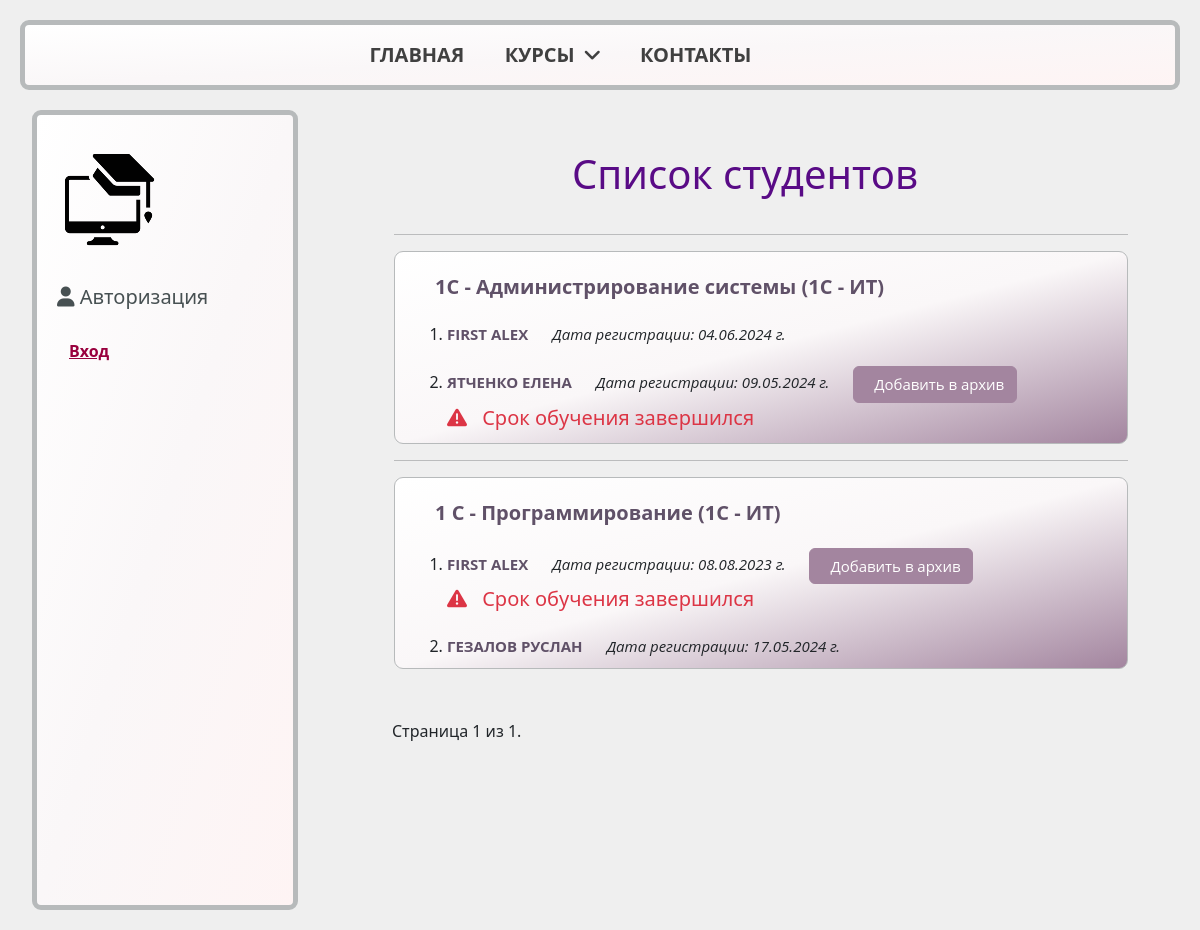
Page /students/a on the earlier database version.
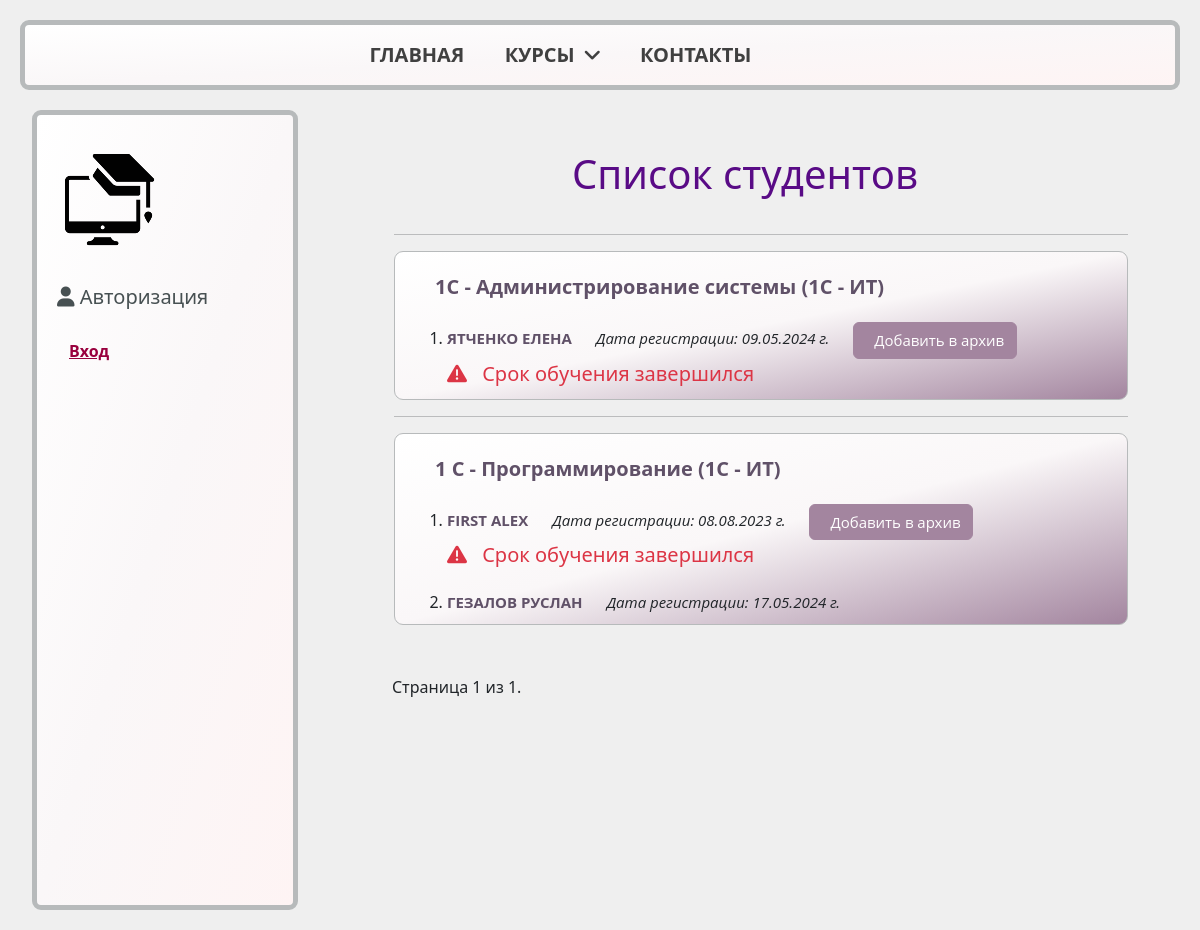
Same page on the later database version.
### students_app/models.py (models this page shows, shortened)
class Course(models.Model):
    name = models.CharField(max_length=200)
    category = models.ForeignKey(
        Category, on_delete=models.SET_NULL, null=True)
    summary = models.TextField(
        max_length=1000, help_text="Краткое описание курса")
    lasting = models.IntegerField(
        default=1, help_text="Продолжительность курса, в месяцах"
    )
    cost = models.DecimalField(
        max_digits=8, decimal_places=2, help_text="Стоимость в месяц, азн"
    )
    added = models.DateField(auto_now_add=True)
    rating = models.DecimalField(
        max_digits=3, decimal_places=2, blank=True, null=True)
    is_deleted = models.BooleanField(default=False)
    deleted = models.DateField(auto_now=True)
    views_num = models.IntegerField(default=0)
    class Meta:
        ordering = ["-name"]

class Category(models.Model):
    name = models.CharField(
        max_length=100,
        verbose_name="Наименование",
        help_text="Категория курса (e.g. 1C - ИТ, 1C - Консалтинг)",
    )
    flag = models.CharField(
        max_length=10,
        verbose_name="Сокращение",
        default="nonamed",
        help_text="Только латинские символы в нижнем регистре, БЕЗ пробелов",
        unique=True,
    )
    class Meta:
        verbose_name = "Category"
        verbose_name_plural = "Categories"
    def __str__(self):
        return self.name

class Student(models.Model):
    related_user = models.ForeignKey(User, on_delete=models.CASCADE)
    name = models.CharField(verbose_name="Имя", max_length=50)
    surname = models.CharField(verbose_name="Фамилия", max_length=100)
    phone = models.CharField(verbose_name="Номер телефона", max_length=50)
    date_of_birth = models.DateField()
    course = models.ForeignKey(Course, on_delete=models.PROTECT)
    photo = models.ImageField(upload_to="images/", blank=True, null=True)
    @property
    def full_name(self):
        return f"{self.surname} {self.name}"
    STUDENT_STATUS = [
        ("r", "requested"),
        ("a", "approved"),
        ("f", "finished"),
    ]
    status = models.CharField(
        max_length=50,
        choices=STUDENT_STATUS,
        default="r",
        help_text="Статус студента",
    )
    request_date = models.DateField(auto_now_add=True)
    reg_date = models.DateField(blank=True, null=True)
    updated = models.DateField(auto_now=True)
    @property
    def is_finished(self):
        days = self.course.lasting * 30
        if self.reg_date and date.today() > self.reg_date + timedelta(days=days):
            return True
        return False
    is_paid = models.BooleanField(default=False)
    is_deleted = models.BooleanField(default=False)
    deleted = models.DateField(auto_now=True)
    class Meta:
        ordering = ["name"]
    def get_absolute_url(self):
        return reverse("student-detail", args=[str(self.id)])

### students_app/views.py (the view)
# urls.py: path("students/<str:status>", views.students, name="students"),
def students(request, status):
    student_list = Student.objects.filter(status=status, is_deleted=False)
    courses = set([student.course for student in student_list])
    paginator = Paginator(list(courses), 2)  # Show 2 contacts per page.
    page_number = request.GET.get("page")
    page_obj = paginator.get_page(page_number)
    return render(
        request,
        "students_app/students_list.html",
        context={"status": status, "page_obj": page_obj,
                 "student_list": student_list},
    )

### students_app/templates/students_app/students_list.html (shortened to what this page needs)
{% extends "base.html" %}
{% block content %}
<h1>{% if status == 'r' %}Заявки на обучение{% elif status == 'a' %}Список студентов
    {% elif status == 'f' %}Архив студентов{% endif %}</h1>
{% if student_list %}
<ul>
    {% for course in page_obj %}
    <hr>
    <div class="mine-block block-text">
        <p class="mine-ref course-list"><strong>{{ course.name }} ({{course.category}})</strong></p>
        <ol>
            {% for student in student_list %}
            {% if student.course == course %}
            <li class="m-top-20">
                <a class="mine-ref student" href="{{ student.get_absolute_url }}">{{ student.full_name|upper }}</a>
                {% if status == 'a' %}
                <span class="mark-line"><em>Дата регистрации: {{student.reg_date|date:"d.m.Y"}} г.</em>
                    {% endif %}
                    {% if student.is_finished and student.status != 'f' %}
                    <a class=" btn btn-mine bottom-ref-left mark-line"
                        href="{% url 'student-archive' student.pk %}?next={{request.path}}">Добавить в архив</a>
                </span>
                <br>
                <span class="{% if student.is_finished %}text-danger{% endif %} m-top-15">
                    <i class="fas fa-triangle-exclamation icons-sm"></i> Срок обучения завершился</span>
                {% endif %}
            </li>
            {% endif %}
            {% endfor %}
        </ol>
    </div>
    {% endfor %}
</ul>
{% else %}
<p class="info-text"> <i class="fas fa-circle-exclamation icons"></i>
    {% if status == 'r' %} К сожалению, новых заявок на обучение нет
    {% elif status == 'a' %} Студентов нет
    {% elif status == 'f' %} Архив студентов пуст{% endif %}</p>
{% endif %}
{% endblock %}
{% block pagination %}
<div class="pagination">
    <span class="page-links">
        <span class="page-current">
            Страница {{ page_obj.number }} из {{ page_obj.paginator.num_pages }}.
        </span>
    </span>
</div>
{% endblock %}

### templates/base.html (shortened to what this page needs)
{% load static %}
<html lang="en">
<head>
    <link rel="stylesheet" href="https://cdn.jsdelivr.net/npm/bootstrap@5.3.2/dist/css/bootstrap.min.css" />
    <link rel="stylesheet" href="https://cdnjs.cloudflare.com/ajax/libs/font-awesome/6.0.0-beta2/css/all.min.css">
    <link rel="stylesheet" href="{% static 'students_app/css/styles.css' %}" />
</head>
<body>
    <header>
        <nav>
            <ul class="topmenu">
                <li><a href="/">Главная</a></li>
                <li><a href="/" class="submenu-link">Курсы</a>
                </li>
                <li><a href="{% url 'contacts' %}">Контакты</a></li>
            </ul>
        </nav>
    </header>
    <div class="container-fluid">
        <div class="row">
            <div class="col-sm-3">
                <aside>
                    <img class="sidebar-nav" src="{% static 'students_app/images/logo_img.png' %}" alt="logo">
                    <h5 class="sidebar-nav"><i class="fas fa-user"></i> Авторизация</h5>
                    <ul>
                        {% if user.is_authenticated %}
                        <li style="font-size: 20px; margin-top: 5px;">
                            {{ user.first_name|upper }} {{ user.last_name|upper }}</li>
                        <li style="margin-top: 5px;"><a href="{% url 'logout' %}">Выход</a></li>
                        {% else %}
                        <li><a href="{% url 'login' %}?next={{request.path}}">Вход</a></li>
                        {% endif %}
                    </ul>
                </aside>
            </div>
            <div class="col-sm-9">
                <div class="content">
                    {% block content %}{% endblock %}
                    <p>{% block pagination %}{% endblock %}</p>
                </div>
            </div>
        </div>
    </div>
</body>
</html>

### students_app/static/students_app/css/styles.css (style rules this page uses)
.sidebar-nav { overflow: hidden; margin-top: 35px; margin-left: 20px; list-style: none; color: rgb(71, 80, 82); }
* { box-sizing: border-box; }
body { margin: 20; background-color: #efefef; }
body h1, body h2 { text-align: center; }
h1, h3, h4, h5 { color: rgb(89, 11, 134); padding-bottom: 20px; }
body p { margin: 10px auto 10px 20px; }
header { background: linear-gradient(to bottom right, white, rgb(250, 247, 248), rgb(254, 244, 244)); text-align: center; border: 5px solid rgb(183, 186, 187); border-radius: 9px; }
header a { text-decoration: none; outline: none; display: block; transition: .3s ease-in-out; }
aside { margin-top: 20px; background: linear-gradient(to bottom right, white, rgb(250, 247, 248), rgb(254, 244, 244)); padding-bottom: 20; border: 5px solid rgb(183, 186, 187); height: 100vh; border-radius: 9px; }
aside ul li { color: #530856; display: block; margin-top: 10px; font-family: 'Open Sans', sans-serif; font-weight: bold; }
.mine-block { display: block; background: linear-gradient(to bottom right, white, rgb(250, 247, 248), #a3859f); border: 1px solid rgb(183, 186, 187); border-radius: 9px; }
.block-text { position: relative; padding: 10px 20px; }
.mark-line { font-size: 15px; font-family: 'Open Sans', sans-serif; padding-left: 20px; }
.mine-ref { color: rgb(96, 81, 104); }
.course-list { font-weight: bold; font-size: 20px; }
aside a { display: block; font-family: 'Open Sans', sans-serif; transition: transform .3s ease; color: rgb(153 0 62); }
.student { font-weight: bold; font-size: 15px; font-family: 'Open Sans', sans-serif; text-decoration: none; }
.m-top-15 { margin-top: 15px; }
.m-top-20 { margin-top: 20px; }
.bottom-ref-left { margin-left: 20px; }
.icons-sm { padding-right: 10px; }
.content { margin: 20 auto; padding: 40; }
.pagination { margin-top: 50px; margin-left: 30px; }
.btn-mine { --bs-btn-color: #fff; --bs-btn-bg: #a3859f; --bs-btn-border-color: #a3859f; --bs-btn-hover-color: #1d1c1c; --bs-btn-hover-bg: #a3859f; --bs-btn-hover-border-color: #a3859f; --bs-btn-focus-shadow-rgb: 49, 132, 253; --bs-btn-active-color: #fff; --bs-btn-active-bg: #a3859f; --bs-btn-active-border-color: #a3859f; --bs-btn-active-shadow: inset 0 3px 5px #a3859f; --bs-btn-disabled-color: #fff; --bs-btn-disabled-bg: #a3859f; --bs-btn-disabled-border-color: #6f68913; }
nav { display: table; margin: 0 auto; }
nav ul { list-style: none; width: 100%; margin: 0; padding: 0; }
.topmenu:after { content: ""; display: table; clear: both; }
.topmenu>li { width: 25%; float: left; position: relative; font-family: 'Open Sans', sans-serif; }
.topmenu>li>a { text-transform: uppercase; font-size: 20px; font-weight: bold; color: #404040; padding: 15px 40px; }
.submenu-link:after { content: "\f107"; font-family: "FontAwesome"; color: inherit; margin-left: 10px; }
.text-danger { --bs-text-opacity: 1; color: rgba(var(--bs-danger-rgb), var(--bs-text-opacity)) !important; font-size: 20px; }

Differences in the rows shown:
changed Course "1С - Администрирование системы": loses Student (full_name "FIRST ALEX", reg_date "04.06.2024")
